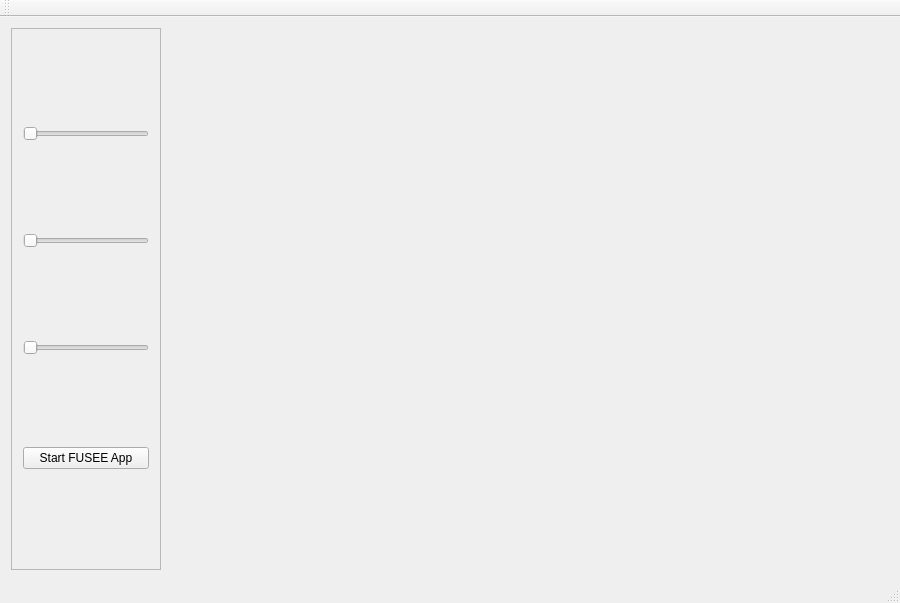
<?xml version="1.0" encoding="UTF-8"?>
<ui version="4.0">
 <class>QtApplication</class>
 <widget class="QMainWindow" name="QtApplication">
  <property name="geometry">
   <rect>
    <x>0</x>
    <y>0</y>
    <width>900</width>
    <height>603</height>
   </rect>
  </property>
  <property name="windowTitle">
   <string>QtApplication</string>
  </property>
  <widget class="QWidget" name="centralWidget">
   <layout class="QHBoxLayout" name="horizontalLayout">
    <item>
     <widget class="QFrame" name="frame">
      <property name="sizePolicy">
       <sizepolicy hsizetype="Fixed" vsizetype="Preferred">
        <horstretch>0</horstretch>
        <verstretch>0</verstretch>
       </sizepolicy>
      </property>
      <property name="minimumSize">
       <size>
        <width>150</width>
        <height>0</height>
       </size>
      </property>
      <property name="frameShape">
       <enum>QFrame::StyledPanel</enum>
      </property>
      <property name="frameShadow">
       <enum>QFrame::Raised</enum>
      </property>
      <layout class="QVBoxLayout" name="verticalLayout">
       <item>
        <widget class="QSlider" name="redSlider">
         <property name="maximum">
          <number>255</number>
         </property>
         <property name="orientation">
          <enum>Qt::Horizontal</enum>
         </property>
         <property name="invertedControls">
          <bool>false</bool>
         </property>
        </widget>
       </item>
       <item>
        <widget class="QSlider" name="greenSlider">
         <property name="maximum">
          <number>255</number>
         </property>
         <property name="orientation">
          <enum>Qt::Horizontal</enum>
         </property>
        </widget>
       </item>
       <item>
        <widget class="QSlider" name="blueSlider">
         <property name="maximum">
          <number>255</number>
         </property>
         <property name="orientation">
          <enum>Qt::Horizontal</enum>
         </property>
        </widget>
       </item>
       <item>
        <widget class="QPushButton" name="pushButton">
         <property name="text">
          <string>Start FUSEE App</string>
         </property>
        </widget>
       </item>
      </layout>
     </widget>
    </item>
    <item>
     <widget class="QWidget" name="renderParent" native="true">
      <layout class="QVBoxLayout" name="verticalLayout_2"/>
     </widget>
    </item>
   </layout>
  </widget>
  <widget class="QMenuBar" name="menuBar">
   <property name="geometry">
    <rect>
     <x>0</x>
     <y>0</y>
     <width>900</width>
     <height>23</height>
    </rect>
   </property>
  </widget>
  <widget class="QToolBar" name="mainToolBar">
   <attribute name="toolBarArea">
    <enum>TopToolBarArea</enum>
   </attribute>
   <attribute name="toolBarBreak">
    <bool>false</bool>
   </attribute>
  </widget>
  <widget class="QStatusBar" name="statusBar"/>
 </widget>
 <layoutdefault spacing="6" margin="11"/>
 <resources/>
 <connections/>
 <slots>
  <signal>on_PushButton_clicked()</signal>
 </slots>
</ui>
